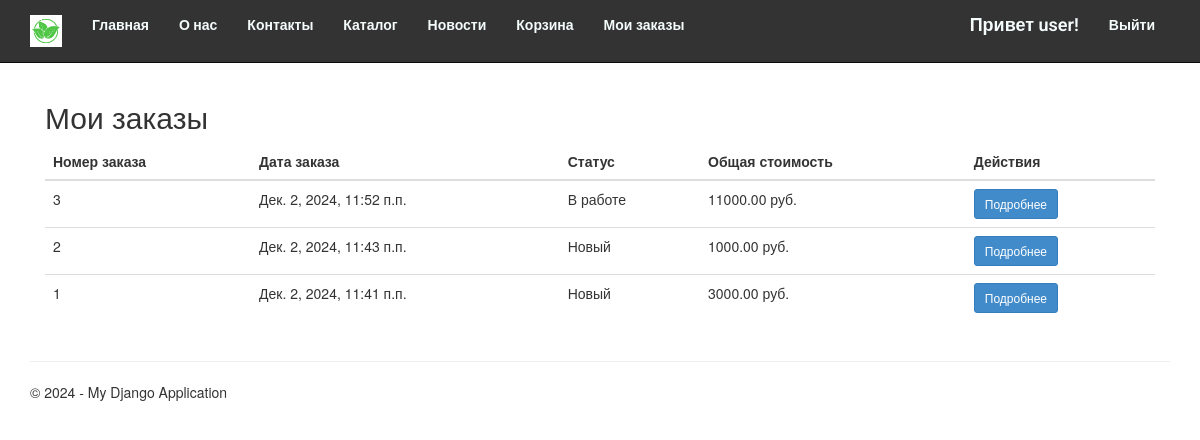
The page /orders/ (signed in) on the database its author committed.
### app/models.py (models this page shows, shortened)
class Order(models.Model):
    user = models.ForeignKey(User, on_delete=models.CASCADE, verbose_name="Пользователь")
    order_date = models.DateTimeField(auto_now_add=True, verbose_name="Дата заказа")
    total_price = models.DecimalField(max_digits=10, decimal_places=2, verbose_name="Общая стоимость")
    status = models.ForeignKey(Status, on_delete=models.CASCADE, verbose_name="Статус заказа")
    class Meta:
        verbose_name = "Заказ"
        verbose_name_plural = "Заказы"

class Status(models.Model):
    name = models.CharField(max_length=100, verbose_name="Название статуса")
    class Meta:
        verbose_name = "Статус заказа"
        verbose_name_plural = "Статусы заказов"

### app/views.py (the view)
# urls.py: path('orders/', views.order_list, name='order_list'),
def order_list(request):
    if request.user.is_authenticated:
        orders = Order.objects.filter(user=request.user).order_by('-order_date')
    else:
        orders = []
    return render(
        request,
        'app/order_list.html',
        {
            'orders': orders,
            'year': datetime.now().year,
        }
    )

### app/templates/app/order_list.html
{% extends "app/layout.html" %}
{% block content %}
<div class="container mt-5">
    <h2>Мои заказы</h2>
    <table class="table">
        <thead>
            <tr>
                <th>Номер заказа</th>
                <th>Дата заказа</th>
                <th>Статус</th>
                <th>Общая стоимость</th>
                <th>Действия</th>
            </tr>
        </thead>
        <tbody>
            {% for order in orders %}
            <tr>
                <td>{{ order.id }}</td>
                <td>{{ order.order_date }}</td>
                <td>{{ order.status.name }}</td>
                <td>{{ order.total_price }} руб.</td>
                <td>
                    <a href="{% url 'order_detail' order.id %}" class="btn btn-sm btn-primary">Подробнее</a>
                </td>
            </tr>
            {% endfor %}
        </tbody>
    </table>
</div>
{% endblock %}

### app/templates/app/loginpartial.html (shortened to what this page needs)
﻿{% if user.is_authenticated %}
<form id="logoutForm" action="/logout/" method="post" class="navbar-right">
    <ul class="nav navbar-nav navbar-right">
        <li><span class="navbar-brand">Привет {{ user.username }}!</span></li>
        <li><a href="javascript:document.getElementById('logoutForm').submit()">Выйти</a></li>
    </ul>
</form>
{% else %}
<ul class="nav navbar-nav navbar-right">
    <li><a href="{% url 'login' %}">Вход</a></li>
</ul>
{% endif %}

### app/static/app/content/site.css (style rules this page uses)
body { padding-top: 80px; padding-bottom: 20px; }
.navbar-inverse .navbar-brand, .navbar-inverse .navbar-nav > li > a { font-family: 'Roboto', sans-serif; font-weight: 550; color: #f5fcfc; }

### rows shown on the page
Order: id "3", order_date "Дек. 2, 2024, 11:52 п.п.", status.name "В работе", total_price "11000.00"
Order: id "2", order_date "Дек. 2, 2024, 11:43 п.п.", status.name "Новый", total_price "1000.00"
Order: id "1", order_date "Дек. 2, 2024, 11:41 п.п.", status.name "Новый", total_price "3000.00"

### other values the page prints
{{ user.username }} "user"
